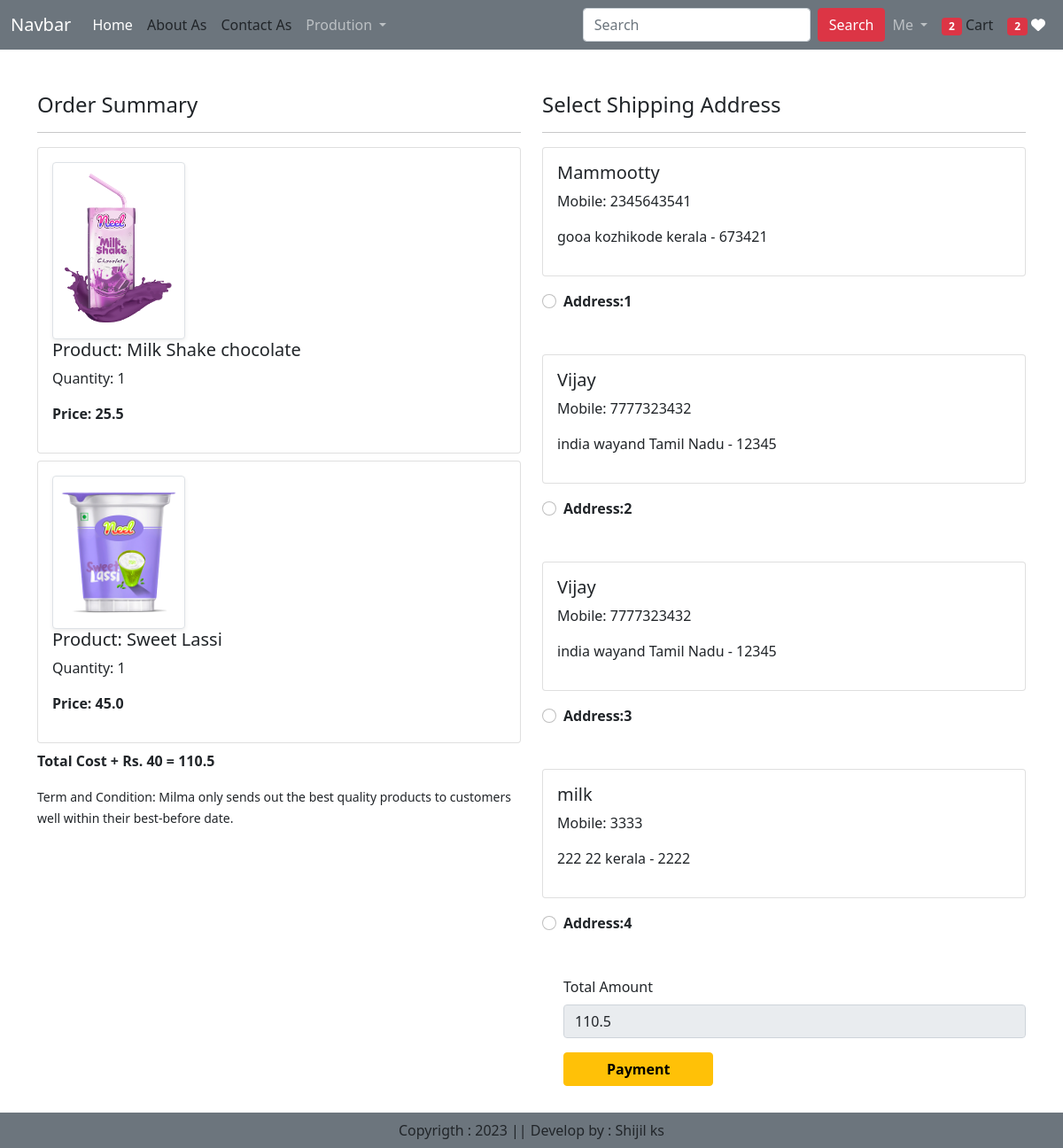
Screenshot of /checkout/ (signed in) with the database file from the repository.
### e_commerce/models.py (models this page shows, shortened)
class Cart(models.Model):
    user =models.ForeignKey(User,on_delete=models.CASCADE)
    product = models.ForeignKey(Product,on_delete=models.CASCADE)
    quantity =models.PositiveIntegerField(default=1)

class Product(models.Model):
    title =models.CharField(max_length=100)
    selling_price=models.FloatField()
    discounted_price= models.FloatField()
    description = models.TextField()
    comopsition=models.TextField(default="")
    prodapp =models.TextField(default="")
    category=models.CharField(choices=CATEGORY_CHOICES, max_length=2)
    product_image = models.ImageField(upload_to='product')

class Customer(models.Model):
    user =models.ForeignKey(User,on_delete=models.CASCADE)
    name=models.CharField(max_length=200)
    locality= models.CharField(max_length=200)
    city = models.CharField(max_length=50)
    mobile=models.IntegerField(default="")
    zipcode =models.IntegerField()
    state=models.CharField(choices=STATE_CHOICES,max_length=100)

### e_commerce/views.py (the view, shortened to what this page needs)
# urls.py: path('checkout/', views.checkout.as_view(),name="checkout"),
@method_decorator(login_required,name='dispatch')
class checkout(View):
    def get (self,request):
        user=request.user
        add =Customer.objects.filter(user=user)
        cart_item =Cart.objects.filter(user=user)
        famount = 0
        for p in cart_item:
             value= p.quantity * p.product.discounted_price
             famount = famount + value
             totalamount= famount + 40
             razoramount= int(totalamount * 100)
             client =razorpay.Client(auth=(settings.RAZOR_KEY_ID,settings.RAZOR_KEY_SECRET))
             data ={"amount":razoramount,"currency":"INR","receipt":"order_receipt_12"}
             payment_response= client.order.create(data=data)
             print(payment_response)
             order_id = payment_response['id']
             order_status =payment_response['status']
             totalitem= 0
             wishitem =0
        if request.user.is_authenticated:
           totalitem =len(Cart.objects.filter(user=request.user))
           wishitem=len(Wishlist.objects.filter(user=request.user))
        return render(request,'checkout.html', locals())

### templates/checkout.html (shortened to what this page needs)
{% extends "base.html" %}
{% load static %}
{% block main-content%}
<div class="container mt-5">
    <div class="row">
        <div class="col-sm-6">
            <h4>Order Summary</h4>
            <hr>
            {% for item in cart_item %}
                <div class="card mb-2 col-sm-12">
                    <div class="card-body">
                        <div class="col-sm-4">
                            <img src="{{ item.product.product_image.url }}" alt="" srcset="" class="img-fluid img-thumbnail shadow-sm" height="150" width="150">
                        </div>
                        <h5>Product: {{ item.product.title }}</h5>
                        <p>Quantity: {{ item.quantity }}</p>
                        <p class="fw-bold">Price: {{ item.product.discounted_price }}</p>
                    </div>
                </div>
            {% endfor %}
            <p class="fw-bold">Total Cost + Rs. 40 = {{ totalamount }}</p>
            <small>Term and Condition: Milma only sends out the best quality products to customers well within their best-before date.</small>
        </div>
        <div class="col-sm-6">
            <h4>Select Shipping Address</h4>
            <hr>
            <form method="post" id="myform">
                {% for ad in add %}
                    <div class="card mb-3">
                        <div class="card-body">
                            <h5>{{ ad.name }}</h5>
                            <p>Mobile: {{ ad.mobile }}</p>
                            <p>{{ ad.locality }} {{ ad.city }} {{ ad.state }} - {{ ad.zipcode }}</p>
                        </div>
                    </div>
                    <div class="form-check mt-2 mb-5">
                        <input class="form-check-input" type="radio" name="custid" id="custadd{{ forloop.counter }}" value="{{ ad.id }}">
                        <label class="form-check-label fw-bold" for="custadd{{ forloop.counter }}">Address:{{ forloop.counter }}</label>
                    </div>
                {% endfor %}
                <div class="form-check mb-3">
                    <label for="totalamount" class="form-label">Total Amount</label>
                    <input type="number" class="form-control" name="totalamount" value="{{ totalamount }}" readonly>
                    <button id="rzp-button1" type="submit" class="btn btn-warning mt-3 px-5 fw-bold">Payment</button>
                </div>
                <div class="text-end">
                    <a href="/" class="btn btn-success mt-3 px-5 fw-bold">Go to Home page</a>
                </div>
            </form>
        </div>
    </div>
</div>
{% endblock main-content%}

### rows the page displays
Cart: product.product_image (picture), product "Milk Shake chocolate", quantity "1", product.discounted_price "25.5"
Cart: product.product_image (picture), product "Sweet Lassi", quantity "1", product.discounted_price "45.0"
Customer: name "Mammootty", mobile "2345643541", locality "gooa", city "kozhikode", state "kerala", zipcode "673421"
Customer: name "Vijay", mobile "7777323432", locality "india", city "wayand", state "Tamil Nadu", zipcode "12345"
Customer: name "Vijay", mobile "7777323432", locality "india", city "wayand", state "Tamil Nadu", zipcode "12345"
Customer: name "milk", mobile "3333", locality "222", city "22", state "kerala", zipcode "2222"

### other values shown
{{ totalitem }} "2"
{{ wishitem }} "2"
{{ totalamount }} "110.5"
